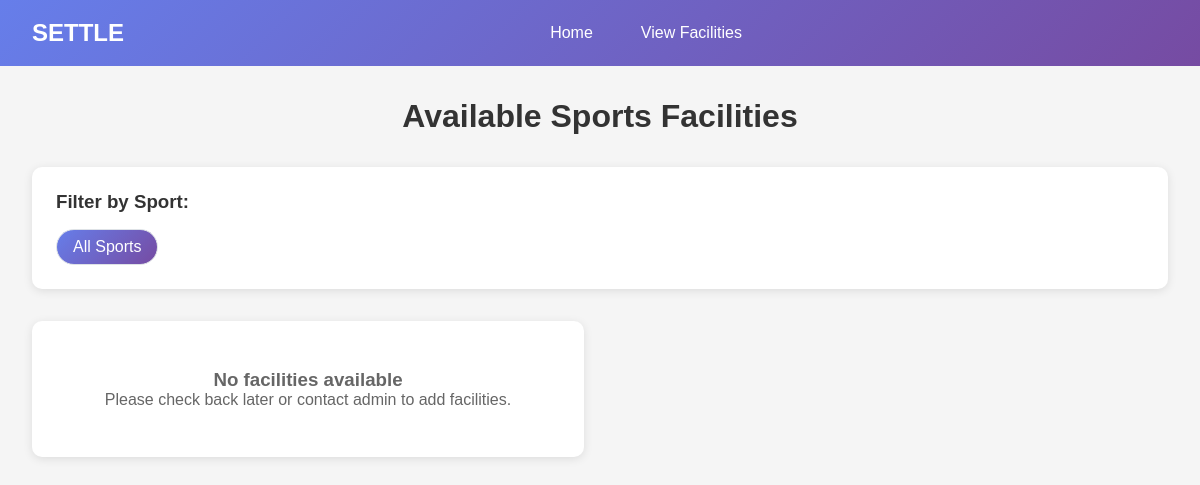
The page /view-facilities on the database as committed earlier.
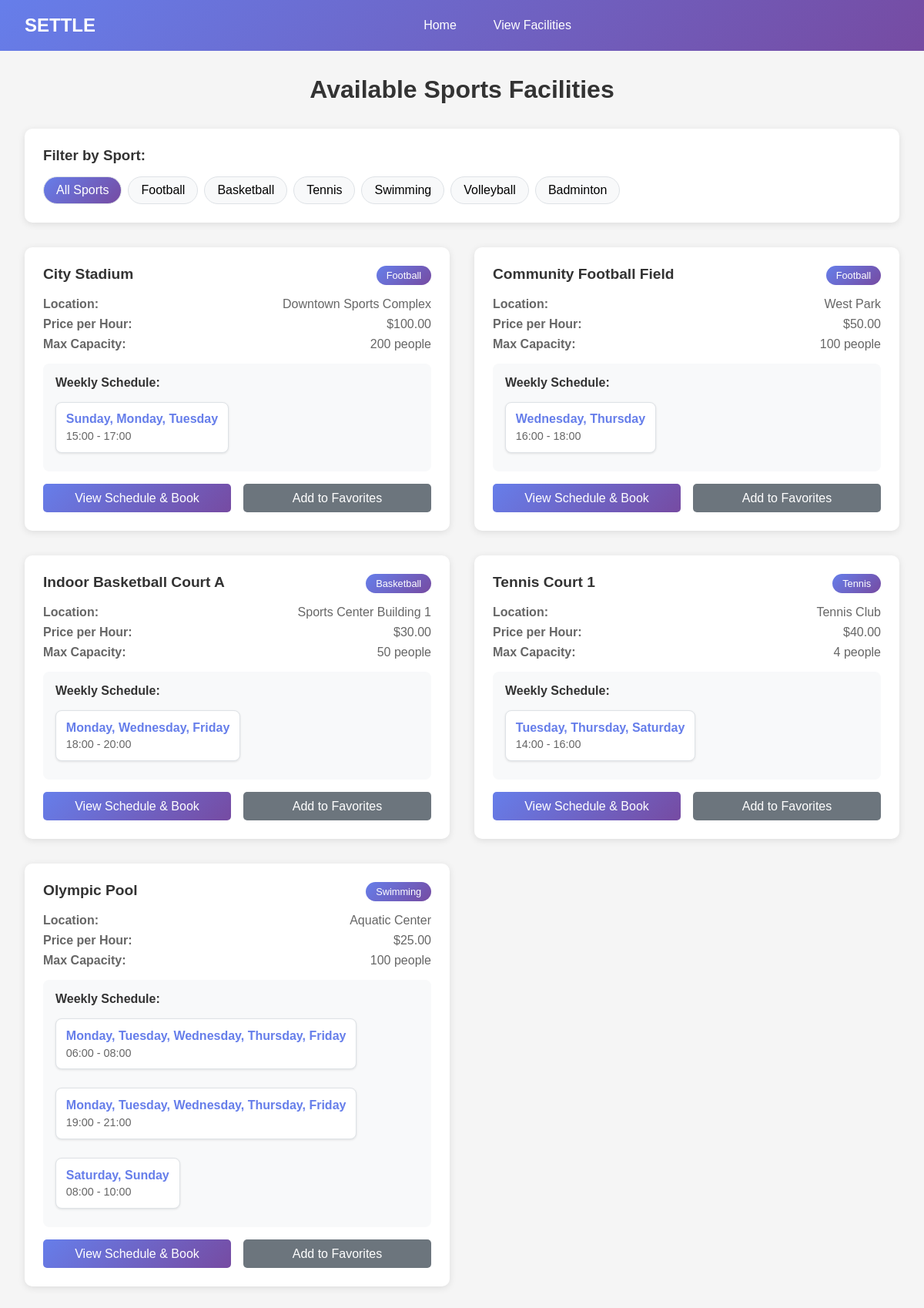
The same page on the database as committed later.
### models.py (models this page shows, shortened)
class Sport(db.Model):
    id = db.Column(db.Integer, primary_key=True, autoincrement=True)
    name = db.Column(db.String(100), unique=True, nullable=False)
    max_players = db.Column(db.Integer, default=10)
    default_slot_minutes = db.Column(db.Integer, default=60)

class Facility(db.Model):
    id = db.Column(db.Integer, primary_key=True, autoincrement=True)
    name = db.Column(db.String(120), nullable=False)
    location = db.Column(db.String(255))
    sport_id = db.Column(db.Integer, db.ForeignKey("sport.id"), nullable=False)
    price_per_hour = db.Column(db.Float, nullable=False, default=0.0)
    max_capacity = db.Column(db.Integer, default=100)
    is_active = db.Column(db.Boolean, default=True)
    schedules = db.relationship("Schedule", backref="facility", lazy=True)
    sport = db.relationship("Sport", backref="facilities")

### routes.py (the view)
@routes.route("/view-facilities")
def view_facility():
    sports = models.Sport.query.all()
    facilities = models.Facility.query.filter_by(is_active=True).all()
    return render_template("view_facilities.html",
                         sports=sports,
                         facilities=facilities)

### models.py (called while the page is built)
    def get_day_name(self):
        day_names = {
            DayOfWeek.SUNDAY: "Sunday",
            DayOfWeek.MONDAY: "Monday",
            DayOfWeek.TUESDAY: "Tuesday",
            DayOfWeek.WEDNESDAY: "Wednesday",
            DayOfWeek.THURSDAY: "Thursday",
            DayOfWeek.FRIDAY: "Friday",
            DayOfWeek.SATURDAY: "Saturday"
        }
        return day_names[self.day_of_week]

### templates/view_facilities.html (shortened to what this page needs)
<!DOCTYPE html>
<html lang="en">
<head>
</head>
<body>
    <div class="header">
        <div class="logo">SETTLE</div>
        <div class="nav-links">
            <a href="{{ url_for('home') }}" class="nav-link">Home</a>
            <a href="{{ url_for('routes.view_facility') }}" class="nav-link">View Facilities</a>
        </div>
    </div>
    <div class="container">
        <h1 class="page-title">Available Sports Facilities</h1>
        <div class="filter-section">
            <h3 class="filter-title">Filter by Sport:</h3>
            <div class="sport-filters">
                <div class="sport-filter active" data-sport="all">All Sports</div>
                {% for sport in sports %}
                    <div class="sport-filter" data-sport="{{ sport.id }}">{{ sport.name }}</div>
                {% endfor %}
            </div>
        </div>
        <div class="facilities-grid">
            {% if facilities %}
                {% for facility in facilities %}
                    <div class="facility-card" data-sport-id="{{ facility.sport_id }}">
                        <div class="facility-header">
                            <div class="facility-name">{{ facility.name }}</div>
                            <div class="sport-tag">{{ facility.sport.name }}</div>
                        </div>
                        <div class="facility-info">
                            <div class="info-item">
                                <span><strong>Location:</strong></span>
                                <span>{{ facility.location or 'Not specified' }}</span>
                            </div>
                            <div class="info-item">
                                <span><strong>Price per Hour:</strong></span>
                                <span>${{ "%.2f"|format(facility.price_per_hour) }}</span>
                            </div>
                            <div class="info-item">
                                <span><strong>Max Capacity:</strong></span>
                                <span>{{ facility.max_capacity }} people</span>
                            </div>
                        </div>
                        <div class="schedule-section">
                            <div class="schedule-title">Weekly Schedule:</div>
                            <div class="schedule-slots">
                                {% if facility.schedules %}
                                    {% set schedule_groups = {} %}
                                    {% for schedule in facility.schedules %}
                                        {% set time_slot = schedule.start_time.strftime('%H:%M') + ' - ' + schedule.end_time.strftime('%H:%M') %}
                                    {% endfor %}
                                    {% for time_slot, days in schedule_groups.items() %}
                                        <div class="schedule-item">
                                            <div class="schedule-days">{{ days | join(', ') }}</div>
                                            <div class="schedule-time">{{ time_slot }}</div>
                                        </div>
                                    {% endfor %}
                                {% else %}
                                    <div class="no-schedule">No fixed schedule available</div>
                                {% endif %}
                            </div>
                        </div>
                        <div class="facility-actions">
                            <a href="{{ url_for('routes.booking', facility_id=facility.id) }}" class="btn btn-primary">View Schedule & Book</a>
                            <a href="#" class="btn btn-secondary">Add to Favorites</a>
                        </div>
                    </div>
                {% endfor %}
            {% else %}
                <div class="no-facilities">
                    <h3>No facilities available</h3>
                    <p>Please check back later or contact admin to add facilities.</p>
                </div>
            {% endif %}
        </div>
    </div>
</body>
</html>

### templates/view_facilities.html (style rules this page uses)
* { margin: 0; padding: 0; box-sizing: border-box; }
body { font-family: Arial, sans-serif; background: #f5f5f5; }
.header { background: linear-gradient(135deg, #667eea 0%, #764ba2 100%); color: white; padding: 1rem 2rem; display: flex; justify-content: space-between; align-items: center; }
.logo { font-size: 1.5rem; font-weight: bold; }
.nav-links { display: flex; gap: 1rem; align-items: center; }
.nav-link { color: white; text-decoration: none; padding: 0.5rem 1rem; border-radius: 5px; transition: background 0.3s; }
.container { max-width: 1200px; margin: 2rem auto; padding: 0 2rem; }
.page-title { text-align: center; color: #333; margin-bottom: 2rem; font-size: 2rem; }
.filter-section { background: white; padding: 1.5rem; border-radius: 10px; margin-bottom: 2rem; box-shadow: 0 2px 10px rgba(0, 0, 0, 0.1); }
.filter-title { margin-bottom: 1rem; color: #333; }
.sport-filters { display: flex; flex-wrap: wrap; gap: 0.5rem; }
.sport-filter { padding: 0.5rem 1rem; background: #f8f9fa; border: 1px solid #dee2e6; border-radius: 20px; cursor: pointer; transition: all 0.3s; }
.sport-filter:hover, .sport-filter.active { background: linear-gradient(135deg, #667eea 0%, #764ba2 100%); color: white; }
.facilities-grid { display: grid; grid-template-columns: repeat(auto-fill, minmax(400px, 1fr)); gap: 2rem; }
.facility-card { background: white; border-radius: 10px; padding: 1.5rem; box-shadow: 0 2px 10px rgba(0, 0, 0, 0.1); transition: transform 0.3s, box-shadow 0.3s; }
.facility-header { display: flex; justify-content: space-between; align-items: start; margin-bottom: 1rem; }
.facility-name { font-size: 1.2rem; font-weight: bold; color: #333; }
.sport-tag { background: linear-gradient(135deg, #667eea 0%, #764ba2 100%); color: white; padding: 0.3rem 0.8rem; border-radius: 15px; font-size: 0.8rem; }
.facility-info { margin-bottom: 1rem; }
.info-item { display: flex; justify-content: space-between; margin: 0.5rem 0; color: #666; }
.schedule-section { margin: 1rem 0; padding: 1rem; background: #f8f9fa; border-radius: 8px; }
.schedule-title { font-weight: bold; margin-bottom: 0.5rem; color: #333; }
.schedule-slots { display: flex; flex-wrap: wrap; gap: 0.5rem; }
.facility-actions { display: flex; gap: 1rem; margin-top: 1rem; }
.btn { padding: 0.6rem 1.2rem; border: none; border-radius: 5px; text-decoration: none; cursor: pointer; transition: transform 0.2s; text-align: center; flex: 1; }
.btn-primary { background: linear-gradient(135deg, #667eea 0%, #764ba2 100%); color: white; }
.btn-secondary { background: #6c757d; color: white; }
.schedule-item { background: white; padding: 0.8rem; margin: 0.5rem 0; border-radius: 8px; border: 1px solid #dee2e6; box-shadow: 0 1px 3px rgba(0, 0, 0, 0.1); }
.schedule-days { font-weight: bold; color: #667eea; margin-bottom: 0.3rem; }
.schedule-time { color: #666; font-size: 0.9rem; }

Rows that differ between the two databases and show on the page:
added Sport: name "Football"
added Sport: name "Basketball"
added Sport: name "Tennis"
added Sport: name "Swimming"
added Sport: name "Volleyball"
added Sport: name "Badminton"
added Facility: name "City Stadium", sport.name "Football", location "Downtown Sports Complex", price_per_hour "100.00", max_capacity "200", days "Sunday, Monday, Tuesday", schedule_groups "15:00 - 17:00"
added Facility: name "Community Football Field", sport.name "Football", location "West Park", price_per_hour "50.00", max_capacity "100", days "Wednesday, Thursday", schedule_groups "16:00 - 18:00"
added Facility: name "Indoor Basketball Court A", sport.name "Basketball", location "Sports Center Building 1", price_per_hour "30.00", max_capacity "50", days "Monday, Wednesday, Friday", schedule_groups "18:00 - 20:00"
added Facility: name "Tennis Court 1", sport.name "Tennis", location "Tennis Club", price_per_hour "40.00", max_capacity "4", days "Tuesday, Thursday, Saturday", schedule_groups "14:00 - 16:00"
added Facility: name "Olympic Pool", sport.name "Swimming", location "Aquatic Center", price_per_hour "25.00", max_capacity "100", days "Monday, Tuesday, Wednesday, Thursday, Friday" "Monday, Tuesday, Wednesday, Thursday, Friday" "Saturday, Sunday", schedule_groups "06:00 - 08:00" "19:00 - 21:00" "08:00 - 10:00"
Other text that changed with them:
text no longer shown: "No facilities available Please check back later or contact admin to add facilities."
